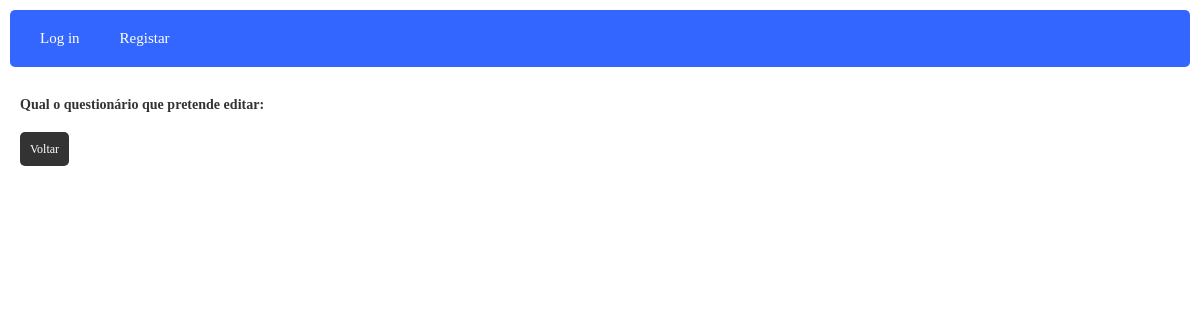
Page /php/www/editarQuestionario.php on the earlier database version.
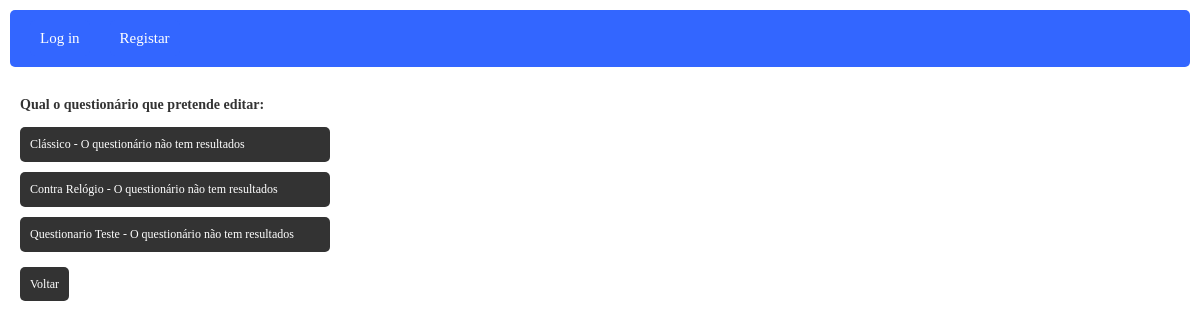
Same page on the later database version.
### tables this page shows
CREATE TABLE `questionario` (
  `QuestionarioID` int(11) NOT NULL,
  `UserCriacao` int(11) NOT NULL,
  `Modo` varchar(50) NOT NULL,
  `Titulo` varchar(50) NOT NULL,
  `Descricao` text NOT NULL,
  `DataDeCriacao` date DEFAULT NULL,
  `Acesso` varchar(50) NOT NULL,
  `Dificuldade` varchar(50) NOT NULL,
  `TimerMinutos` int(11) NOT NULL,
  `TimerSegundos` int(11) NOT NULL
);

### php/www/functions.php (called while the page is built, shortened)
<?php
function get_all_questionarios($pdo){
    $statement = $pdo->prepare("SELECT * FROM questionario");
    $statement->execute();
    $all_questionarios = $statement->fetchAll();
    return $all_questionarios;
}

### php/www/editarQuestionario.php (the view, shortened to what this page needs)
<html>
<link rel='stylesheet' href='style.css'/>
<?php
include 'functions.php';
include 'header.php';
$pdo = create_database_connection();
?>
<div class='container'>
	<h3>Qual o questionário que pretende editar:</h3>
	<?php
		$questionarios=get_all_questionarios($pdo);
		$resultados=get_all_resultados($pdo);
		foreach($questionarios as $questionario){
			$respondido=0;
			$questionario_id=$questionario["QuestionarioID"];
			$questionario_titulo=$questionario["Titulo"];
			foreach($resultados as $resultado){
				if($resultado['QuestionarioID']==$questionario_id){
					$respondido=1;
				}
			}
			if($respondido==0){
				echo "<a href='editarQuestionarioEscolha.php?questionario=$questionario_id' class='box' style='display:block' >$questionario_titulo - O questionário não tem resultados</a>";
			}
		}
		?>
		<a href='gerirQuestionarios.php' class='box'>Voltar</a>
</div>
</body>
</html>

Differences in the rows shown:
added questionario: Titulo "Clássico"
added questionario: Titulo "Contra Relógio"
added questionario: Titulo "Questionario Teste"
